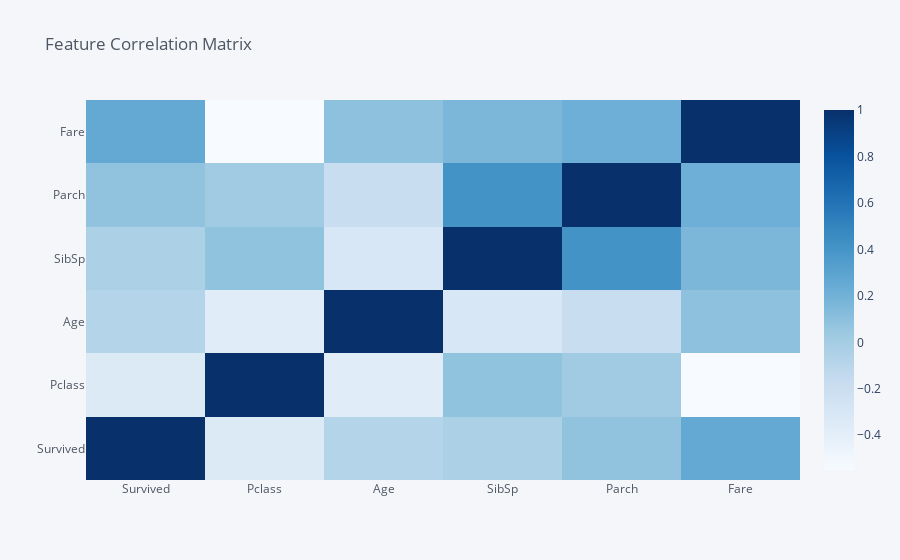

Notebook code for this chart:
### Code cell
titanic.corr().iplot(kind='heatmap',colorscale="Blues",title="Feature Correlation Matrix")

### Figure 1 — Plotly figure (JSON) as saved in the notebook; plotly's stock layout.template omitted (floating-point values rounded to 4 significant figures)
{"data": [{"colorscale": [[0, "rgb(247,251,255)"], [0.125, "rgb(222,235,247)"], [0.25, "rgb(198,219,239)"], [0.375, "rgb(158,202,225)"], [0.5, "rgb(107,174,214)"], [0.625, "rgb(66,146,198)"], [0.75, "rgb(33,113,181)"], [0.875, "rgb(8,81,156)"], [1, "rgb(8,48,107)"]], "type": "heatmap", "x": ["Survived", "Pclass", "Age", "SibSp", "Parch", "Fare"], "y": ["Survived", "Pclass", "Age", "SibSp", "Parch", "Fare"], "z": [[1, -0.3385, -0.07722, -0.03532, 0.08163, 0.2573], [-0.3385, 1, -0.3692, 0.08308, 0.01844, -0.5495], [-0.07722, -0.3692, 1, -0.3082, -0.1891, 0.09607], [-0.03532, 0.08308, -0.3082, 1, 0.4148, 0.1597], [0.08163, 0.01844, -0.1891, 0.4148, 1, 0.2162], [0.2573, -0.5495, 0.09607, 0.1597, 0.2162, 1]], "zmax": 1, "zmin": -0.5495}], "layout": {"legend": {"bgcolor": "#F5F6F9", "font": {"color": "#4D5663"}}, "paper_bgcolor": "#F5F6F9", "plot_bgcolor": "#F5F6F9", "title": {"font": {"color": "#4D5663"}, "text": "Feature Correlation Matrix"}, "xaxis": {"gridcolor": "#E1E5ED", "showgrid": true, "tickfont": {"color": "#4D5663"}, "title": {"font": {"color": "#4D5663"}, "text": ""}, "zerolinecolor": "#E1E5ED"}, "yaxis": {"gridcolor": "#E1E5ED", "showgrid": true, "tickfont": {"color": "#4D5663"}, "title": {"font": {"color": "#4D5663"}, "text": ""}, "zerolinecolor": "#E1E5ED"}}}
